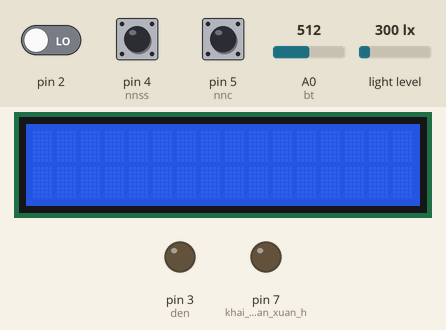
This sketch was run on a simulated Arduino Uno, built with avr-gcc and run on an emulated ATmega328P. Parts: 16×2 character LCD, output pins drawn as LEDs (lit = HIGH). The inputs (shaded band) are chosen by the test bench; at power-on: pin 4 (nnss) LOW, light level 300 lx, pin 2 LOW, pin 5 (nnc) HIGH, A0 (bt) = 512. What the sketch prints to the serial monitor is not drawn.

Above: at 1.2 s.
1.3 s: pin 4 (nnss) driven HIGH
At 2.8 s:
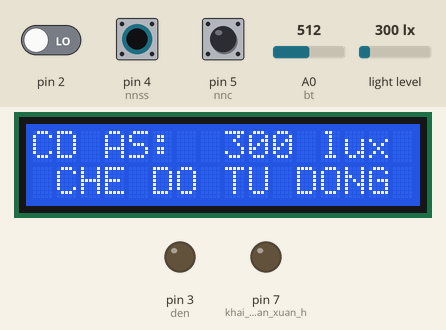
3.1 s: light level set to 40 lx
At 4.3 s:
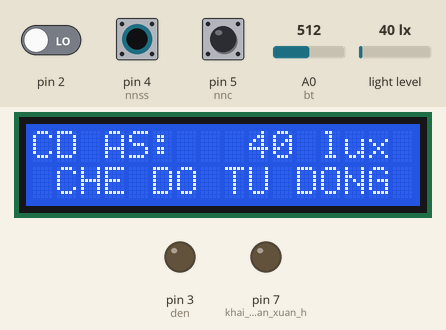
4.8 s: light level set to 500 lx
At 6.1 s:
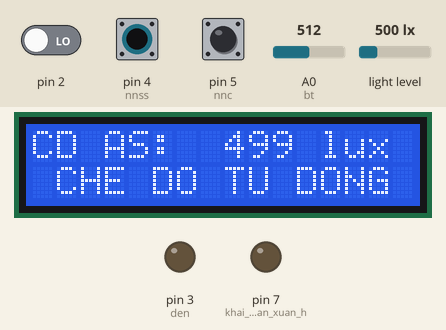
6.4 s: light level set to 1000 lx
At 7.0 s:
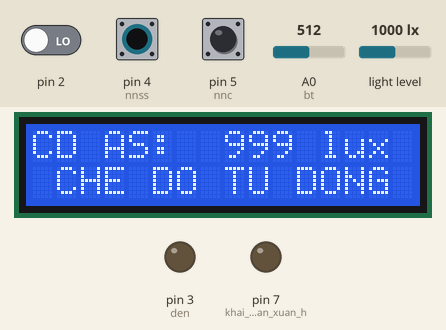
7.9 s: pin 4 (nnss) pulsed LOW 2 times (0.12 s each, 0.3 s apart)
At 8.7 s:
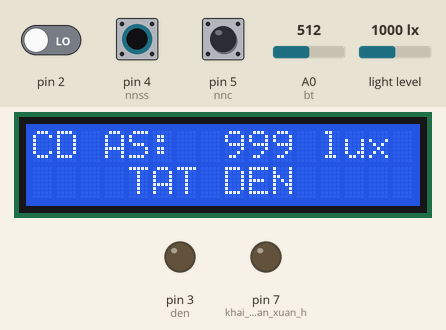
Timing chart, 0 to 10.9 s (numbered marks = the images above; inputs shaded):
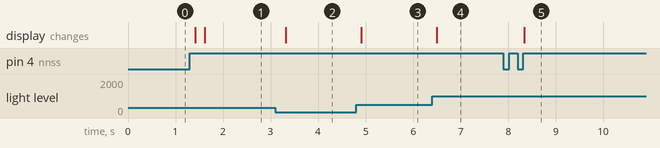

Measured:
- after the input at 1.3 s, the display: first changes after 0.12 s (image 1 shows a later state)
- after the input at 3.1 s, the display: changes after 0.22 s (image 2)
- after the input at 4.8 s, the display: changes after 0.11 s (image 3)
- after the input at 6.4 s, the display: changes after 0.10 s (image 4)
- after the input at 7.9 s, the display: changes after 0.44 s (image 5)

The sketch:

Code.ino
```cpp
#include <TimerOne.h>
#include <SoftwareSerial.h>
#include <Wire.h>
#include <BH1750.h>
#include <LiquidCrystal.h>
LiquidCrystal lcd(6, 8, 9, 10, 11, 12);    // rs en, d4, d5, d6, d7

#define den  3

long    duty, dutyt,dt,chay; //duty do rong xung pwm
int     tt=0;       // bao ngat

int   bt=A0;
long  adc,gt,i;
long    bh;

int   nnss=4;
int   nnc=5;
char  data;

int   ttc,ttss;

BH1750 sensor;
long  as,chn,ng,tr,ch;

void setup()
{
  Serial.begin(9600);
  pinMode(7, OUTPUT); // khai bao bien chan xuan hien ra man hinh LCD
  digitalWrite(7,LOW);
  lcd.begin(16, 2);

  Wire.begin();
  sensor.begin();

  attachInterrupt(0, ngat_ngoai, RISING); // 0:stt ngat RISING: muc 0 len 1   //FALLING  //trang thai ngat
  Timer1.initialize(100); //Khởi động ngắt, thời gian đặt cho nó là 100us
  Timer1.attachInterrupt(kich_thiet_bi);

  pinMode(den,OUTPUT);
  pinMode(nnc,INPUT);
  pinMode(nnss,INPUT);
  Serial.println(duty);
  ttc=0; //trang thai nut nhan chuyen
  ttss=0; // tràng thai nut nhan start stop
  duty=9; // giá trị pwm
}
void loop()
{
  dutyt=duty*10;
  kiem_tra_nnc();
  kiem_tra_nnss();
  doc_bt();
  hienthi();
  if(ttss==1)
  {
    if(ttc==0)
    {
      lcd.setCursor(0,1);
      lcd.print(" CHE DO TU DONG ");
      if(as<100)
      {
        duty=2;
      }
      else if(as<200)
      {
        duty=5;
      }
      else if(as<300)
      {
        duty=7;
      }
      else
      {
        duty=9;
      }
    }
    else
    {
      lcd.setCursor(0,1);
      lcd.print("CHE DO CHINH TAY");
      doc_bt();
    }
  }
  else
  {
    lcd.setCursor(0,1);
    lcd.print("    TAT DEN     ");
  }
}

void doc_bt()
{
  adc=0;
  for(i=0;i<100;i++)
  {
    adc = adc+analogRead(bt);
    delay(1);
  }
  adc=adc/100;
  adc=adc*5000/1023;                                          // vref=5v,   adc = 10bit = 1023
  gt = adc;
  duty= 2 + (gt*9)/5000;                                       // 2 - 9      // 3 - 8
  Serial.print("BT:");
  Serial.println(duty);
}

void hienthi()
{
  as = sensor.readLightLevel();
  chn=as/10000%10+0x30;
  ng=as/1000%10+0x30;
  tr=as/100%10+0x30;
  ch=as/10%10+0x30;
  if(chn==0x30)
  {
    chn=0x20;
    if(ng==0x30)
    {
      ng=0x20;
      if(tr==0x30)
      {
        tr=0x20;
        if(ch==0x30)
        ch=0x20;
      }
    }
  }
  lcd.setCursor(0,0);
  lcd.print("CD AS:");
  lcd.write(chn);
  lcd.write(ng);
  lcd.write(tr);
  lcd.write(ch);
  lcd.write(as%10+0x30);
  lcd.print(" lux  ");
  delay(200);
}

void ngat_ngoai()
{
  if(ttss==1)
  {
    tt=1;
    chay=0;
  }
  else
  {
    tt=0;
    chay=0;
  }
}

void kiem_tra_nnc()
{
  if(digitalRead(nnc)==0)
  {
    delay(20);
    if(digitalRead(nnc)==0)
    {
      ttc++;
      if(ttc>1)
      ttc=0;
      duty=9;
      while(digitalRead(nnc)==0);
    }
  }
}

void kiem_tra_nnss()
{
  if(digitalRead(nnss)==0)
  {
    delay(20);
    if(digitalRead(nnss)==0)
    {
      ttss++;
      if(ttss>1)
      ttss=0;
      while(digitalRead(nnss)==0);
    }
  }
}

void kich_thiet_bi()                          // cu 100us xay ra 1 lan
{
  if(ttss==1)
  {
    if(tt==1)
    {
      chay++;
      if(chay<dutyt)                                   // 2
      {
        digitalWrite(den,LOW);
      }
      else if(chay==dutyt)
      {
        digitalWrite(den,HIGH);
      }
      else
      {
        tt=0;
        chay=0;
        digitalWrite(den,LOW);
      }
    }
  }
  else
  {
    digitalWrite(den,LOW);
  }
}
```
